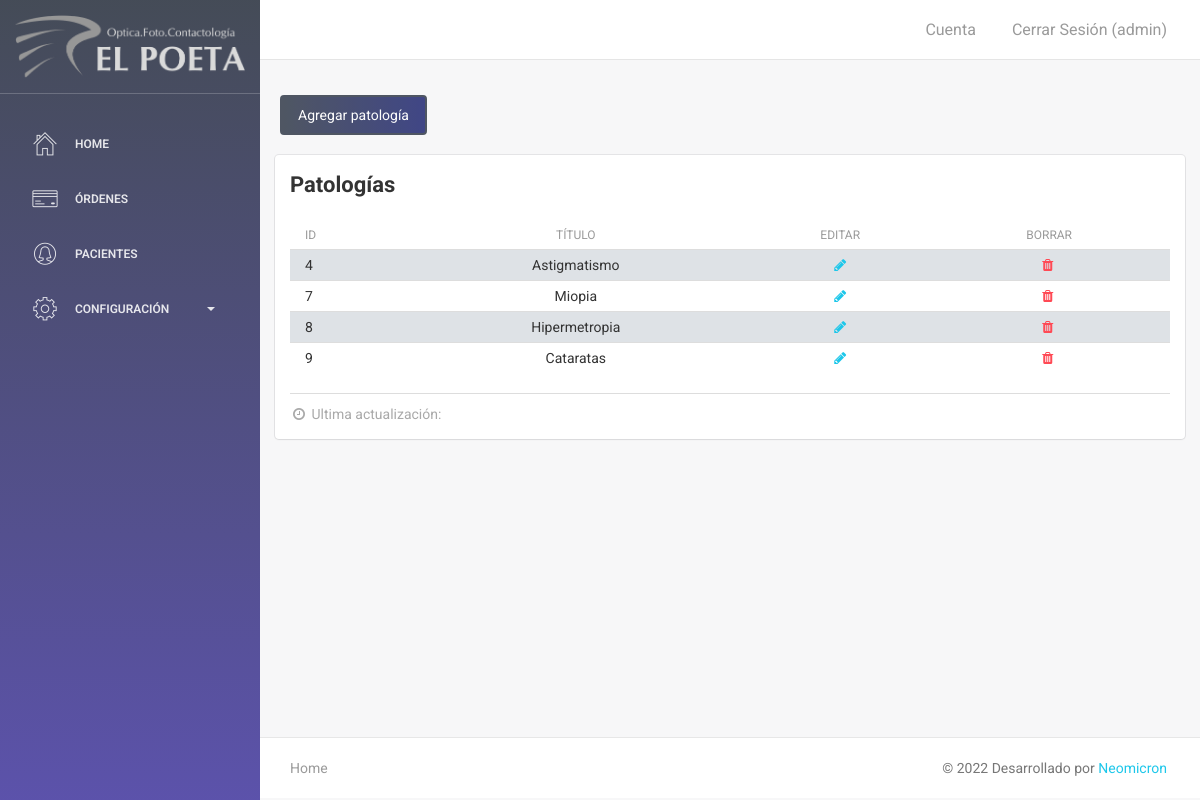
/patologias.php (signed in), run on the app's committed database.
### tables this page shows
CREATE TABLE `patologias` (
  `id_patologia` int(11) NOT NULL,
  `titulo` varchar(100) NOT NULL
);

### patologias.php (called while the page is built, shortened)
<?php
require 'config/conexion.php';
$result = $con->PREPARE("SELECT * FROM patologias");
$result->execute();
$patologias = $result->fetchAll();
require 'views/patologias.view.php';
 ?>

### views/patologias.view.php (the view, shortened to what this page needs)
<?php require 'views/header.php' ?>
<div class="wrapper">
    <?php include 'views/sidebar.php' ?>
    <?php include 'views/navbar.php' ?>
        <div class="content">
            <div class="container-fluid">
                <div class="row mb-4 d-flex">
                    <a class="btn btn-primary m-2" data-toggle="modal" data-target="#modal_add_patologia_ajax">Agregar patología</a>
                </div>
                <div class="row">
                    <div class="col-12">
                        <div class="card">
                            <div class="header">
                                <h4 class="title"><strong>Patologías</strong></h4>
                            </div>
                            <div class="content">
                                <table style="width:100%; border-radius: 6px" class="display table table-striped table-sm" id="tabla_categorias">
                                <thead class="tabla-thead white-text">
                                    <th>ID</th>
                                    <th class="text-center">Título</th>
                                    <th class="text-center">Editar</th>
                                    <th class="text-center">Borrar</th>
                                </thead>
                                <tbody>
                                    <?php foreach ($patologias as $patologia): ?>
                                        <tr>
                                            <td><?php echo $patologia['id_patologia'] ?></td>
                                            <td class="text-center"abbr=""><?php echo $patologia['titulo'] ?></td>
                                            <td class="text-center"><a href="editar_patologia.php?id=<?php echo $patologia['id_patologia'] ?>"><i class="fa fa-pencil"></i></a></td>
                                            <td class="text-center"><a data-toggle="modal" data-target="#modalConfirmDelete<?php echo $patologia['id_patologia']; ?>"><i class="fa fa-trash text-danger"></i></a></td>
                                        </tr>
                                    <?php endforeach ?>
                                </tbody>
                            </table>
                                <div class="footer">
                                    <hr>
                                    <div class="stats">
                                        <i class="fa fa-clock-o"></i> Ultima actualización:
                                    </div>
                                </div>
                            </div>
                        </div>
                    </div>
                </div>
            </div>
        </div>
<?php include 'views/footer.php' ?>

### assets/css/style.css (style rules this page uses)
.table-striped>tbody>tr:nth-of-type(odd) { background-color:#dee2e6 }
.table > tbody > tr > td { padding: 5px; }

### data on the page
patologias: id_patologia "4", titulo "Astigmatismo"
patologias: id_patologia "7", titulo "Miopia"
patologias: id_patologia "8", titulo "Hipermetropia"
patologias: id_patologia "9", titulo "Cataratas"

### other printed values
$usuario_login "admin"
